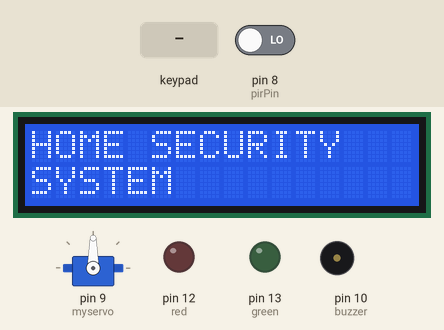
Simulated run of this sketch. Board: Arduino Uno, built with avr-gcc and run on an emulated ATmega328P. Parts: 16×2 character LCD, servo, output pins drawn as LEDs (lit = HIGH), buzzer (waves = sounding, pin HIGH). The test bench sets the inputs (shaded band); at power-on: pin 8 (pirPin) LOW.

Above: at 4.3 s.
At 8.0 s:
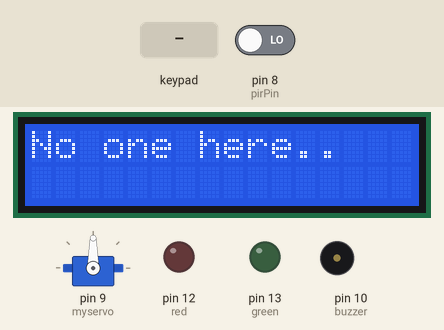
8.1 s: pin 8 (pirPin) driven HIGH
At 12.8 s:
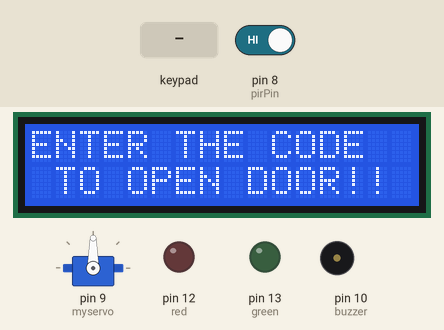
13.4 s: keypad keys 7 2 5 5 pressed 1.5 s apart
At 14.3 s:
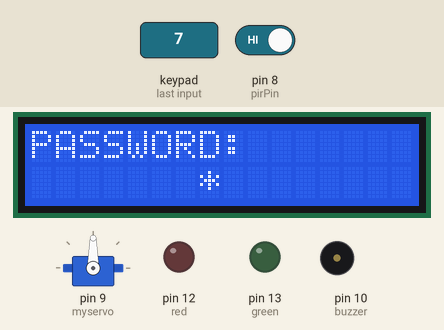
27.2 s: pin 8 (pirPin) driven LOW
32.6 s: keypad keys 0 1 2 3 pressed 1.5 s apart
40.1 s: keypad keys 4 5 6 # pressed 1.5 s apart
47.6 s: keypad keys 0 1 2 3 # pressed 1.5 s apart
At 49.4 s:
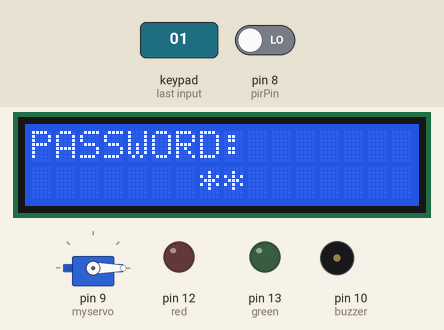
Timing chart, 0 to 60.1 s (numbered marks = the images above; inputs shaded):
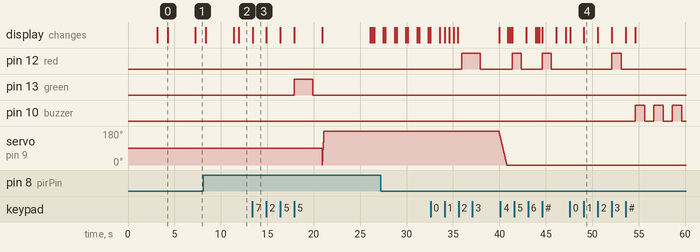

Measured:
- after the input at 8.1 s, the display: first differs from a run without the input after 3.3 s (image 2 shows a later state)
- after the input at 13.4 s, pin 13 (green): LOW → HIGH after 4.5 s, → LOW 2.0 s later; the display: changes at once (image 3)
- after the input at 47.6 s, pin 12 (red): LOW → HIGH after 4.5 s, → LOW 1.0 s later; pin 10 (buzzer): alternates HIGH for 1.0 s and LOW for 1.0 s, starting after 7.0 s; the display: first changes at once (image 4 shows a later state)
- by itself, pin 12 (red): alternates HIGH for 1.0 s and LOW for 2.2 s
- what the display in image 0 shows lasts 3.0 s, from 4.3 s to 7.3 s

The sketch:

MSD_Project_code.ino
```cpp
#include<Keypad.h>
#include<LiquidCrystal.h>
#include<Servo.h>

Servo myservo;
int pos=0;
int readPIR=0;
int motionflag=0;
int pirPin = 8;

LiquidCrystal lcd(A4, A5, A3, A2, A1, A0);
const byte rows=4;
const byte cols=3;

char key[rows][cols]={
  {'1','2','3'},
  {'4','5','6'},
  {'7','8','9'},
  {'*','0','#'},
};

byte rowPins[rows]={0,1,2,3};
byte colPins[cols]={4,5,6};
Keypad keypad = Keypad(makeKeymap(key),rowPins,colPins,rows,cols);
char* password="7255";
int currentposition=0;

int red = 12;
int green = 13;
int buzzer = 10;
int blue = 19;
int wrong = 0;
int pir=0;
int total = 0;


void setup() {
    lcd.begin(16,2);
    pinMode(8, INPUT);
    //pinMode(9, OUTPUT);
    //digitalWrite(9, HIGH);
    //pinMode(2, INPUT);
    //pinMode(3, OUTPUT);
    //digitalWrite(3, HIGH);
    pinMode(13,OUTPUT);
    pinMode(12,OUTPUT);
    pinMode(10,OUTPUT);
    pinMode(19,OUTPUT);
    myservo.attach(9);
    lcd.begin(16,2);
    lcd.print("HOME SECURITY");
    lcd.setCursor(0,1);
    lcd.print("SYSTEM");
    lcd.setCursor(0,2);
    delay(3000);
    lcd.clear();
    readPIR = digitalRead(pirPin);

    if (readPIR == 1){
      motion_detected_1();
    }
    else{
      motion_detected_2();
    }
}

void loop() {
   if(currentposition==0){
    displayscreen();
  }
  int n;
  char code=keypad.getKey();
  if(code!=NO_KEY){
    lcd.clear();
    lcd.setCursor(0,0);
    lcd.print("PASSWORD:");
    lcd.setCursor(7,1);
    lcd.print(" ");
    lcd.setCursor(7,1);
    for(n=0;n<=currentposition;++n){
      lcd.print("*");
    }

    if(code==password[currentposition]){
      ++currentposition;
    }
    else if(code != password[currentposition]){
      wrong++;
      currentposition++;
    }
    if(currentposition==4){

        if(wrong > 0){
          total++;
          wrong = 0;
          currentposition = 0;
          incorrect();
        }

        else if(currentposition==4 && wrong == 0){
          currentposition = 0;
          wrong = 0;
          unlockdoor();
        }
        if(total == 3){
          total = 0;
          buzzer_beep();
          delay(500);
          motion_detected_2();
        }
    }

  }

}

void motion_detected_1()
{

  if (readPIR == 1) {
    motionflag=0;
    lcd.home();
    //digitalWrite(readPIR,HIGH);
    lcd.println("Someone Here");
    delay(500);
    lcd.clear();

    loop();
    delay(500);
    lcd.clear();

  }

}

void motion_detected_2()
{
  readPIR = digitalRead(pirPin);

  if (readPIR==0&&motionflag== 0) {

    lcd.clear();
    lcd.println("No one here..");
    //motionflag=1;
    delay(1000);

    setup();

  }
  else{
    if (readPIR == 1){
      if(motionflag== 0){
        lcd.clear();
        lcd.println("No one here..");
        delay(1000);
        //motion_detected_2();
         setup();
      }
      else{
        motion_detected_1();
      }

    }
  }
}


void displayscreen(){
  lcd.clear();
  lcd.setCursor(0,0);
  lcd.println("ENTER THE CODE");
  lcd.setCursor(1,1);
  lcd.println("TO OPEN DOOR!!");
}

void incorrect(){
  digitalWrite(red,HIGH);
  delay(1000);
  digitalWrite(red,LOW);
  delay(500);
  lcd.clear();
  lcd.setCursor(1,0);
  lcd.print("CODE");
  lcd.setCursor(6,0);
  lcd.print("INCORRECT");
  lcd.println(" ");
  lcd.setCursor(3,1);
  lcd.println("GET AWAY!!!");
  delay(1000);
  lcd.clear();
  displayscreen();
}

void unlockdoor(){


  digitalWrite(green,HIGH);
  delay(2000);
  digitalWrite(green,LOW);
  delay(1000);

  lcd.setCursor(0,0);
  lcd.println(" ");
  lcd.setCursor(1,0);
  lcd.print("Access Granted");
  lcd.setCursor(4,1);
  lcd.println("WELCOME!!");
  lcd.setCursor(16,1);
  lcd.println(" ");
  lcd.setCursor(15,1);
  lcd.println(" ");
  lcd.setCursor(14,1);
  lcd.println(" ");
  lcd.setCursor(13,1);
  lcd.println(" ");

  for(pos = 0; pos<=180; pos += 5){
    myservo.write(pos);
    delay(5);
  }
  delay(2000);
  delay(1000);
  counterbeep();

  delay(1000);

  for(pos = 180; pos >= 0; pos -= 5){
    myservo.write(pos);
    delay(15);
    currentposition=0;
    lcd.clear();
    displayscreen();
  }
}

void counterbeep(){
  delay(2000);
  lcd.clear();
  lcd.setCursor(2,0);
  delay(200);
  lcd.println("GET IN WITHIN:");
  lcd.setCursor(4,1);
  lcd.print("5");
  delay(200);

  lcd.clear();
  lcd.setCursor(2,0);
  lcd.println("GET IN WITHIN::");
  delay(1000);

  lcd.setCursor(2,0);
  lcd.println("GET IN WITHIN:");
  lcd.setCursor(4,1);
  lcd.print("4");
  delay(200);

  lcd.clear();
  lcd.setCursor(2,0);
  lcd.println("GET IN WITHIN::");
  delay(1000);


  lcd.setCursor(2,0);
  lcd.println("GET IN WITHIN:");
  lcd.setCursor(4,1);
  lcd.print("3");
  delay(200);

  lcd.clear();
  lcd.setCursor(2,0);
  lcd.println("GET IN WITHIN::");
  delay(1000);

  lcd.setCursor(2,0);
  lcd.println("GET IN WITHIN:");
  lcd.setCursor(4,1);
  lcd.print("2");
  delay(200);

  lcd.clear();
  lcd.setCursor(2,0);
  lcd.println("GET IN WITHIN::");
  delay(1000);

  lcd.setCursor(2,0);
  lcd.println("GET IN WITHIN:");
  lcd.setCursor(4,1);
  lcd.print("1");
  delay(200);

  lcd.clear();
  lcd.setCursor(2,0);
  lcd.println("GET IN WITHIN::");
  delay(1000);

  lcd.setCursor(2,0);
  lcd.println("GET IN WITHIN");
  lcd.setCursor(4,1);
  lcd.print("0");
  delay(200);

  lcd.clear();
  lcd.setCursor(2,0);
  lcd.println("GET IN WITHIN");
  delay(1000);

  delay(40);
  lcd.clear();
  lcd.setCursor(2,0);
  lcd.print("RE-LOCKING");
  delay(500);
  lcd.setCursor(12,0);
  lcd.print(".");
  delay(500);
  lcd.setCursor(13,0);
  lcd.print(".");
  delay(500);
  lcd.setCursor(14,0);
  lcd.print(".");
  delay(400);
  lcd.setCursor(5,0);
  lcd.print("LOCKED!");
  delay(440);
  digitalWrite(red,HIGH);
  delay(2000);
  digitalWrite(red,LOW);
  delay(1000);

  motionflag=1;
  motion_detected_2();

}

void buzzer_beep(){
  lcd.clear();
  lcd.print("WARNING!!");
  lcd.setCursor(0,1);
  lcd.print("Access Denied");
  lcd.setCursor(0,2);
  motionflag=0;
  for(int i=0;i<3;i++){
    digitalWrite(buzzer,HIGH);
    delay(1000);
    digitalWrite(buzzer,LOW);
    delay(1000);
  }
}
```
